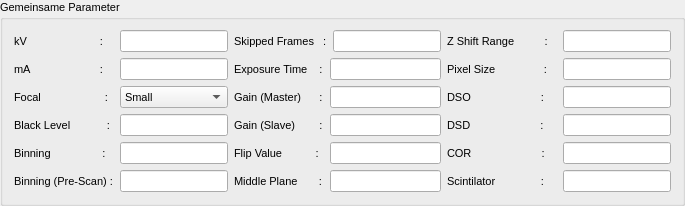
          <widget class="DropGroupBox" name="groupBox_8">
           <property name="font">
            <font>
             <pointsize>8</pointsize>
             <weight>50</weight>
             <bold>false</bold>
            </font>
           </property>
           <property name="acceptDrops">
            <bool>true</bool>
           </property>
           <property name="title">
            <string>Gemeinsame Parameter</string>
           </property>
           <layout class="QVBoxLayout" name="verticalLayout_10">
            <item>
             <layout class="QHBoxLayout" name="horizontalLayout_11">
              <item>
               <layout class="QVBoxLayout" name="verticalLayout_12">
                <item>
                 <layout class="QHBoxLayout" name="horizontalLayout_19">
                  <property name="sizeConstraint">
                   <enum>QLayout::SetDefaultConstraint</enum>
                  </property>
                  <item>
                   <widget class="QLabel" name="label_22">
                    <property name="sizePolicy">
                     <sizepolicy hsizetype="Fixed" vsizetype="Preferred">
                      <horstretch>0</horstretch>
                      <verstretch>0</verstretch>
                     </sizepolicy>
                    </property>
                    <property name="minimumSize">
                     <size>
                      <width>100</width>
                      <height>0</height>
                     </size>
                    </property>
                    <property name="font">
                     <font>
                      <pointsize>8</pointsize>
                      <weight>50</weight>
                      <bold>false</bold>
                     </font>
                    </property>
                    <property name="text">
                     <string>kV                        :</string>
                    </property>
                   </widget>
                  </item>
                  <item>
                   <widget class="QLineEdit" name="json_kV"/>
                  </item>
                 </layout>
                </item>
                <item>
                 <layout class="QHBoxLayout" name="horizontalLayout_18">
                  <property name="sizeConstraint">
                   <enum>QLayout::SetDefaultConstraint</enum>
                  </property>
                  <item>
                   <widget class="QLabel" name="label_20">
                    <property name="sizePolicy">
                     <sizepolicy hsizetype="Fixed" vsizetype="Preferred">
                      <horstretch>0</horstretch>
                      <verstretch>0</verstretch>
                     </sizepolicy>
                    </property>
                    <property name="minimumSize">
                     <size>
                      <width>100</width>
                      <height>0</height>
                     </size>
                    </property>
                    <property name="font">
                     <font>
                      <pointsize>8</pointsize>
                      <weight>50</weight>
                      <bold>false</bold>
                     </font>
                    </property>
                    <property name="text">
                     <string>mA                       :</string>
                    </property>
                   </widget>
                  </item>
                  <item>
                   <widget class="QLineEdit" name="json_mA"/>
                  </item>
                 </layout>
                </item>
                <item>
                 <layout class="QHBoxLayout" name="horizontalLayout_12">
                  <item>
                   <widget class="QLabel" name="label_14">
                    <property name="sizePolicy">
                     <sizepolicy hsizetype="Fixed" vsizetype="Preferred">
                      <horstretch>0</horstretch>
                      <verstretch>0</verstretch>
                     </sizepolicy>
                    </property>
                    <property name="minimumSize">
                     <size>
                      <width>100</width>
                      <height>0</height>
                     </size>
                    </property>
                    <property name="font">
                     <font>
                      <pointsize>8</pointsize>
                      <weight>50</weight>
                      <bold>false</bold>
                     </font>
                    </property>
                    <property name="text">
                     <string>Focal                     :</string>
                    </property>
                   </widget>
                  </item>
                  <item>
                   <widget class="QComboBox" name="json_focal">
                    <property name="sizePolicy">
                     <sizepolicy hsizetype="Preferred" vsizetype="Fixed">
                      <horstretch>0</horstretch>
                      <verstretch>0</verstretch>
                     </sizepolicy>
                    </property>
                    <property name="font">
                     <font>
                      <pointsize>8</pointsize>
                      <weight>50</weight>
                      <bold>false</bold>
                     </font>
                    </property>
                    <item>
                     <property name="text">
                      <string>Small</string>
                     </property>
                    </item>
                    <item>
                     <property name="text">
                      <string>Large</string>
                     </property>
                    </item>
                   </widget>
                  </item>
                 </layout>
                </item>
                <item>
                 <layout class="QHBoxLayout" name="horizontalLayout_7">
                  <item>
                   <widget class="QLabel" name="label_5">
                    <property name="sizePolicy">
                     <sizepolicy hsizetype="Fixed" vsizetype="Preferred">
                      <horstretch>0</horstretch>
                      <verstretch>0</verstretch>
                     </sizepolicy>
                    </property>
                    <property name="minimumSize">
                     <size>
                      <width>100</width>
                      <height>0</height>
                     </size>
                    </property>
                    <property name="font">
                     <font>
                      <pointsize>8</pointsize>
                      <weight>50</weight>
                      <bold>false</bold>
                     </font>
                    </property>
                    <property name="text">
                     <string>Black Level            :</string>
                    </property>
                   </widget>
                  </item>
                  <item>
                   <widget class="QLineEdit" name="json_black_level"/>
                  </item>
                 </layout>
                </item>
                <item>
                 <layout class="QHBoxLayout" name="horizontalLayout_28">
                  <item>
                   <widget class="QLabel" name="label_36">
                    <property name="sizePolicy">
                     <sizepolicy hsizetype="Fixed" vsizetype="Preferred">
                      <horstretch>0</horstretch>
                      <verstretch>0</verstretch>
                     </sizepolicy>
                    </property>
                    <property name="minimumSize">
                     <size>
                      <width>100</width>
                      <height>0</height>
                     </size>
                    </property>
                    <property name="font">
                     <font>
                      <pointsize>8</pointsize>
                      <weight>50</weight>
                      <bold>false</bold>
                     </font>
                    </property>
                    <property name="text">
                     <string>Binning                 :</string>
                    </property>
                   </widget>
                  </item>
                  <item>
                   <widget class="QLineEdit" name="json_binning_scan"/>
                  </item>
                 </layout>
                </item>
                <item>
                 <layout class="QHBoxLayout" name="horizontalLayout_33">
                  <item>
                   <widget class="QLabel" name="label_41">
                    <property name="sizePolicy">
                     <sizepolicy hsizetype="Fixed" vsizetype="Preferred">
                      <horstretch>0</horstretch>
                      <verstretch>0</verstretch>
                     </sizepolicy>
                    </property>
                    <property name="minimumSize">
                     <size>
                      <width>100</width>
                      <height>0</height>
                     </size>
                    </property>
                    <property name="font">
                     <font>
                      <pointsize>8</pointsize>
                      <weight>50</weight>
                      <bold>false</bold>
                     </font>
                    </property>
                    <property name="text">
                     <string>Binning (Pre-Scan) :</string>
                    </property>
                   </widget>
                  </item>
                  <item>
                   <widget class="QLineEdit" name="json_binning_pre_scan"/>
                  </item>
                 </layout>
                </item>
               </layout>
              </item>
              <item>
               <layout class="QVBoxLayout" name="verticalLayout_13">
                <item>
                 <layout class="QHBoxLayout" name="horizontalLayout_25">
                  <property name="sizeConstraint">
                   <enum>QLayout::SetDefaultConstraint</enum>
                  </property>
                  <item>
                   <widget class="QLabel" name="label_33">
                    <property name="sizePolicy">
                     <sizepolicy hsizetype="Fixed" vsizetype="Preferred">
                      <horstretch>0</horstretch>
                      <verstretch>0</verstretch>
                     </sizepolicy>
                    </property>
                    <property name="minimumSize">
                     <size>
                      <width>90</width>
                      <height>0</height>
                     </size>
                    </property>
                    <property name="font">
                     <font>
                      <pointsize>8</pointsize>
                      <weight>50</weight>
                      <bold>false</bold>
                     </font>
                    </property>
                    <property name="text">
                     <string>Skipped Frames   :</string>
                    </property>
                   </widget>
                  </item>
                  <item>
                   <widget class="QLineEdit" name="json_skipped_frames"/>
                  </item>
                 </layout>
                </item>
                <item>
                 <layout class="QHBoxLayout" name="horizontalLayout_3">
                  <property name="sizeConstraint">
                   <enum>QLayout::SetDefaultConstraint</enum>
                  </property>
                  <item>
                   <widget class="QLabel" name="label_2">
                    <property name="sizePolicy">
                     <sizepolicy hsizetype="Fixed" vsizetype="Preferred">
                      <horstretch>0</horstretch>
                      <verstretch>0</verstretch>
                     </sizepolicy>
                    </property>
                    <property name="minimumSize">
                     <size>
                      <width>90</width>
                      <height>0</height>
                     </size>
                    </property>
                    <property name="font">
                     <font>
                      <pointsize>8</pointsize>
                      <weight>50</weight>
                      <bold>false</bold>
                     </font>
                    </property>
                    <property name="text">
                     <string>Exposure Time    :</string>
                    </property>
                   </widget>
                  </item>
                  <item>
                   <widget class="QLineEdit" name="json_exposure_time"/>
                  </item>
                 </layout>
                </item>
                <item>
                 <layout class="QHBoxLayout" name="horizontalLayout_5">
                  <item>
                   <widget class="QLabel" name="label_3">
                    <property name="sizePolicy">
                     <sizepolicy hsizetype="Fixed" vsizetype="Preferred">
                      <horstretch>0</horstretch>
                      <verstretch>0</verstretch>
                     </sizepolicy>
                    </property>
                    <property name="minimumSize">
                     <size>
                      <width>90</width>
                      <height>0</height>
                     </size>
                    </property>
                    <property name="font">
                     <font>
                      <pointsize>8</pointsize>
                      <weight>50</weight>
                      <bold>false</bold>
                     </font>
                    </property>
                    <property name="text">
                     <string>Gain (Master)      :</string>
                    </property>
                   </widget>
                  </item>
                  <item>
                   <widget class="QLineEdit" name="json_gain_master"/>
                  </item>
                 </layout>
                </item>
                <item>
                 <layout class="QHBoxLayout" name="horizontalLayout_6">
                  <item>
                   <widget class="QLabel" name="label_4">
                    <property name="sizePolicy">
                     <sizepolicy hsizetype="Fixed" vsizetype="Preferred">
                      <horstretch>0</horstretch>
                      <verstretch>0</verstretch>
                     </sizepolicy>
                    </property>
                    <property name="minimumSize">
                     <size>
                      <width>90</width>
                      <height>0</height>
                     </size>
                    </property>
                    <property name="font">
                     <font>
                      <pointsize>8</pointsize>
                      <weight>50</weight>
                      <bold>false</bold>
                     </font>
                    </property>
                    <property name="text">
                     <string>Gain (Slave)        :</string>
                    </property>
                   </widget>
                  </item>
                  <item>
                   <widget class="QLineEdit" name="json_gain_slave"/>
                  </item>
                 </layout>
                </item>
                <item>
                 <layout class="QHBoxLayout" name="horizontalLayout_9">
                  <item>
                   <widget class="QLabel" name="label_12">
                    <property name="sizePolicy">
                     <sizepolicy hsizetype="Fixed" vsizetype="Preferred">
                      <horstretch>0</horstretch>
                      <verstretch>0</verstretch>
                     </sizepolicy>
                    </property>
                    <property name="minimumSize">
                     <size>
                      <width>90</width>
                      <height>0</height>
                     </size>
                    </property>
                    <property name="font">
                     <font>
                      <pointsize>8</pointsize>
                      <weight>50</weight>
                      <bold>false</bold>
                     </font>
                    </property>
                    <property name="text">
                     <string>Flip Value           :</string>
                    </property>
                   </widget>
                  </item>
                  <item>
                   <widget class="QLineEdit" name="json_flip_value"/>
                  </item>
                 </layout>
                </item>
                <item>
                 <layout class="QHBoxLayout" name="horizontalLayout_32">
                  <item>
                   <widget class="QLabel" name="label_40">
                    <property name="sizePolicy">
                     <sizepolicy hsizetype="Fixed" vsizetype="Preferred">
                      <horstretch>0</horstretch>
                      <verstretch>0</verstretch>
                     </sizepolicy>
                    </property>
                    <property name="minimumSize">
                     <size>
                      <width>90</width>
                      <height>0</height>
                     </size>
                    </property>
                    <property name="font">
                     <font>
                      <pointsize>8</pointsize>
                      <weight>50</weight>
                      <bold>false</bold>
                     </font>
                    </property>
                    <property name="text">
                     <string>Middle Plane       :</string>
                    </property>
                   </widget>
                  </item>
                  <item>
                   <widget class="QLineEdit" name="json_middle_plane"/>
                  </item>
                 </layout>
                </item>
               </layout>
              </item>
              <item>
               <layout class="QVBoxLayout" name="verticalLayout_15">
                <item>
                 <layout class="QHBoxLayout" name="horizontalLayout_24">
                  <property name="sizeConstraint">
                   <enum>QLayout::SetDefaultConstraint</enum>
                  </property>
                  <item>
                   <widget class="QLabel" name="label_32">
                    <property name="sizePolicy">
                     <sizepolicy hsizetype="Fixed" vsizetype="Preferred">
                      <horstretch>0</horstretch>
                      <verstretch>0</verstretch>
                     </sizepolicy>
                    </property>
                    <property name="minimumSize">
                     <size>
                      <width>110</width>
                      <height>0</height>
                     </size>
                    </property>
                    <property name="font">
                     <font>
                      <pointsize>8</pointsize>
                      <weight>50</weight>
                      <bold>false</bold>
                     </font>
                    </property>
                    <property name="text">
                     <string>Z Shift Range          :</string>
                    </property>
                   </widget>
                  </item>
                  <item>
                   <widget class="QLineEdit" name="json_z_shift"/>
                  </item>
                 </layout>
                </item>
                <item>
                 <layout class="QHBoxLayout" name="horizontalLayout_27">
                  <item>
                   <widget class="QLabel" name="label_35">
                    <property name="sizePolicy">
                     <sizepolicy hsizetype="Fixed" vsizetype="Preferred">
                      <horstretch>0</horstretch>
                      <verstretch>0</verstretch>
                     </sizepolicy>
                    </property>
                    <property name="minimumSize">
                     <size>
                      <width>110</width>
                      <height>0</height>
                     </size>
                    </property>
                    <property name="font">
                     <font>
                      <pointsize>8</pointsize>
                      <weight>50</weight>
                      <bold>false</bold>
                     </font>
                    </property>
                    <property name="text">
                     <string>Pixel Size                :</string>
                    </property>
                   </widget>
                  </item>
                  <item>
                   <widget class="QLineEdit" name="json_pixel_size"/>
                  </item>
                 </layout>
                </item>
                <item>
                 <layout class="QHBoxLayout" name="horizontalLayout_30">
                  <item>
                   <widget class="QLabel" name="label_38">
                    <property name="sizePolicy">
                     <sizepolicy hsizetype="Fixed" vsizetype="Preferred">
                      <horstretch>0</horstretch>
                      <verstretch>0</verstretch>
                     </sizepolicy>
                    </property>
                    <property name="minimumSize">
                     <size>
                      <width>110</width>
                      <height>0</height>
                     </size>
                    </property>
                    <property name="font">
                     <font>
                      <pointsize>8</pointsize>
                      <weight>50</weight>
                      <bold>false</bold>
                     </font>
                    </property>
                    <property name="text">
                     <string>DSO                       :</string>
                    </property>
                   </widget>
                  </item>
                  <item>
                   <widget class="QLineEdit" name="json_dso"/>
                  </item>
                 </layout>
                </item>
                <item>
                 <layout class="QHBoxLayout" name="horizontalLayout_31">
                  <item>
                   <widget class="QLabel" name="label_39">
                    <property name="sizePolicy">
                     <sizepolicy hsizetype="Fixed" vsizetype="Preferred">
                      <horstretch>0</horstretch>
                      <verstretch>0</verstretch>
                     </sizepolicy>
                    </property>
                    <property name="minimumSize">
                     <size>
                      <width>110</width>
                      <height>0</height>
                     </size>
                    </property>
                    <property name="font">
                     <font>
                      <pointsize>8</pointsize>
                      <weight>50</weight>
                      <bold>false</bold>
                     </font>
                    </property>
                    <property name="text">
                     <string>DSD                       :</string>
                    </property>
                   </widget>
                  </item>
                  <item>
                   <widget class="QLineEdit" name="json_dsd"/>
                  </item>
                 </layout>
                </item>
                <item>
                 <layout class="QHBoxLayout" name="horizontalLayout_29">
                  <item>
                   <widget class="QLabel" name="label_37">
                    <property name="sizePolicy">
                     <sizepolicy hsizetype="Fixed" vsizetype="Preferred">
                      <horstretch>0</horstretch>
                      <verstretch>0</verstretch>
                     </sizepolicy>
                    </property>
                    <property name="minimumSize">
                     <size>
                      <width>110</width>
                      <height>0</height>
                     </size>
                    </property>
                    <property name="font">
                     <font>
                      <pointsize>8</pointsize>
                      <weight>50</weight>
                      <bold>false</bold>
                     </font>
                    </property>
                    <property name="text">
                     <string>COR                       :</string>
                    </property>
                   </widget>
                  </item>
                  <item>
                   <widget class="QLineEdit" name="json_cor"/>
                  </item>
                 </layout>
                </item>
                <item>
                 <layout class="QHBoxLayout" name="horizontalLayout_34">
                  <item>
                   <widget class="QLabel" name="label_42">
                    <property name="sizePolicy">
                     <sizepolicy hsizetype="Fixed" vsizetype="Preferred">
                      <horstretch>0</horstretch>
                      <verstretch>0</verstretch>
                     </sizepolicy>
                    </property>
                    <property name="minimumSize">
                     <size>
                      <width>110</width>
                      <height>0</height>
                     </size>
                    </property>
                    <property name="font">
                     <font>
                      <pointsize>8</pointsize>
                      <weight>50</weight>
                      <bold>false</bold>
                     </font>
                    </property>
                    <property name="text">
                     <string>Scintilator               :</string>
                    </property>
                   </widget>
                  </item>
                  <item>
                   <widget class="QLineEdit" name="json_scintilator"/>
                  </item>
                 </layout>
                </item>
               </layout>
              </item>
             </layout>
            </item>
           </layout>
          </widget>
